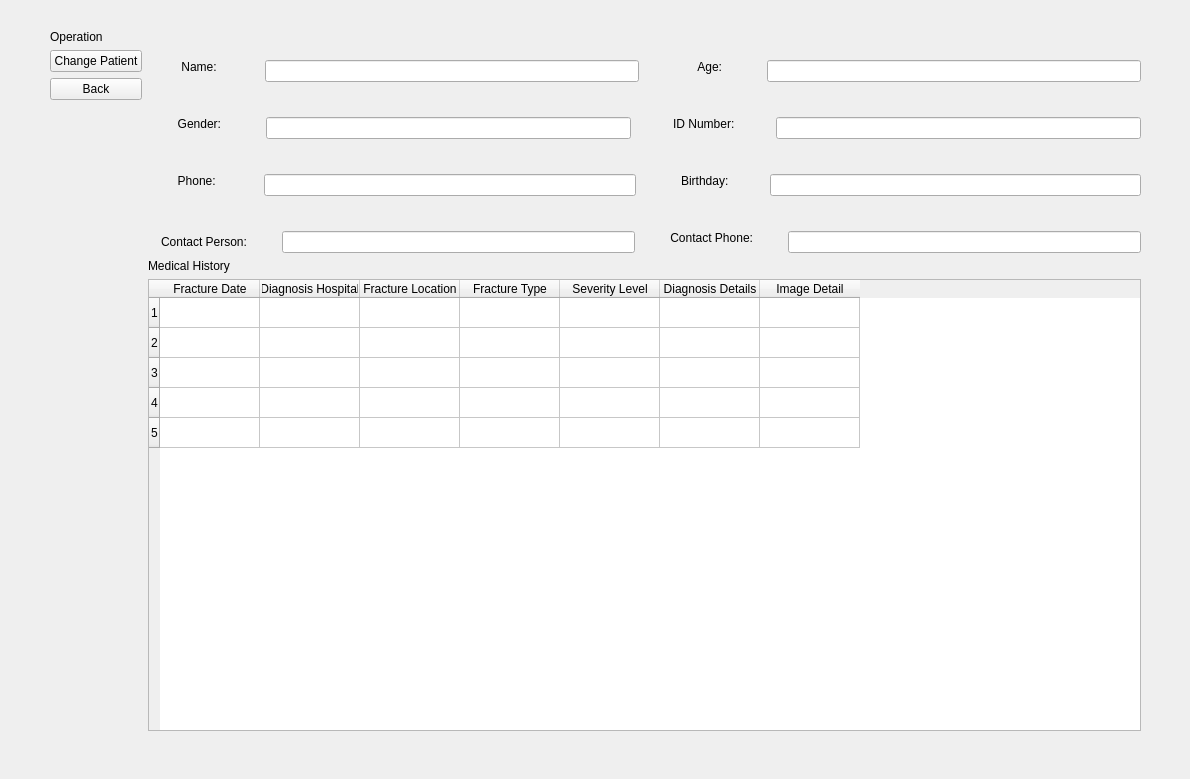
<ui version="4.0">
 <class>Form</class>
 <widget class="QWidget" name="Form">
  <property name="geometry">
   <rect>
    <x>0</x>
    <y>0</y>
    <width>1190</width>
    <height>779</height>
   </rect>
  </property>
  <property name="windowTitle">
   <string>Patient Management</string>
  </property>
  <widget class="QWidget" name="layoutWidget">
   <property name="geometry">
    <rect>
     <x>30</x>
     <y>30</y>
     <width>1141</width>
     <height>731</height>
    </rect>
   </property>
   <layout class="QHBoxLayout" name="mainLayout">
    <item>
     <layout class="QVBoxLayout" name="leftLayout">
      <property name="leftMargin">
       <number>20</number>
      </property>
      <item>
       <widget class="QLabel" name="label">
        <property name="text">
         <string>Operation</string>
        </property>
       </widget>
      </item>
      <item>
       <widget class="QPushButton" name="changeButton">
        <property name="text">
         <string>Change Patient</string>
        </property>
       </widget>
      </item>
      <item>
       <widget class="QPushButton" name="backButton">
        <property name="text">
         <string>Back</string>
        </property>
       </widget>
      </item>
      <item>
       <spacer name="verticalSpacer">
        <property name="orientation">
         <enum>Vertical</enum>
        </property>
        <property name="sizeHint" stdset="0">
         <size>
          <width>20</width>
          <height>40</height>
         </size>
        </property>
       </spacer>
      </item>
     </layout>
    </item>
    <item>
     <layout class="QVBoxLayout" name="rightLayout">
      <property name="rightMargin">
       <number>30</number>
      </property>
      <property name="bottomMargin">
       <number>30</number>
      </property>
      <item>
       <layout class="QHBoxLayout" name="personalInfoWrapperLayout">
        <property name="topMargin">
         <number>30</number>
        </property>
        <item>
         <widget class="QLabel" name="avatarLabel_2">
          <property name="text">
           <string/>
          </property>
          <property name="alignment">
           <set>Qt::AlignCenter</set>
          </property>
          <property name="fixedWidth" stdset="0">
           <number>300</number>
          </property>
          <property name="fixedHeight" stdset="0">
           <number>800</number>
          </property>
         </widget>
        </item>
        <item>
         <layout class="QVBoxLayout" name="personalInfoLayout">
          <property name="spacing">
           <number>35</number>
          </property>
          <item>
           <layout class="QHBoxLayout" name="personalInfoLayout_1">
            <item>
             <widget class="QLabel" name="label_1">
              <property name="text">
               <string>      Name:    </string>
              </property>
              <property name="alignment">
               <set>Qt::AlignRight</set>
              </property>
             </widget>
            </item>
            <item>
             <widget class="QLineEdit" name="nameLineEdit"/>
            </item>
            <item>
             <widget class="QLabel" name="label_2">
              <property name="text">
               <string>       Age:   </string>
              </property>
              <property name="alignment">
               <set>Qt::AlignRight</set>
              </property>
             </widget>
            </item>
            <item>
             <widget class="QLineEdit" name="ageLineEdit"/>
            </item>
           </layout>
          </item>
          <item>
           <layout class="QHBoxLayout" name="personalInfoLayout_2">
            <item>
             <widget class="QLabel" name="label_3">
              <property name="text">
               <string>     Gender:   </string>
              </property>
              <property name="alignment">
               <set>Qt::AlignRight</set>
              </property>
             </widget>
            </item>
            <item>
             <widget class="QLineEdit" name="genderLineEdit"/>
            </item>
            <item>
             <widget class="QLabel" name="label_4">
              <property name="text">
               <string>  ID Number:  </string>
              </property>
              <property name="alignment">
               <set>Qt::AlignRight</set>
              </property>
             </widget>
            </item>
            <item>
             <widget class="QLineEdit" name="idLineEdit"/>
            </item>
           </layout>
          </item>
          <item>
           <layout class="QHBoxLayout" name="personalInfoLayout_3">
            <item>
             <widget class="QLabel" name="label_5">
              <property name="text">
               <string>     Phone:    </string>
              </property>
              <property name="alignment">
               <set>Qt::AlignRight</set>
              </property>
             </widget>
            </item>
            <item>
             <widget class="QLineEdit" name="phoneLineEdit"/>
            </item>
            <item>
             <widget class="QLabel" name="label_6">
              <property name="text">
               <string>   Birthday:  </string>
              </property>
              <property name="alignment">
               <set>Qt::AlignRight</set>
              </property>
             </widget>
            </item>
            <item>
             <widget class="QLineEdit" name="birthdayLineEdit"/>
            </item>
           </layout>
          </item>
          <item>
           <layout class="QHBoxLayout" name="personalInfoLayout_4">
            <item>
             <widget class="QLabel" name="label_9">
              <property name="text">
               <string>Contact Person:</string>
              </property>
             </widget>
            </item>
            <item>
             <widget class="QLineEdit" name="contactPersonLineEdit"/>
            </item>
            <item>
             <widget class="QLabel" name="label_7">
              <property name="text">
               <string>Contact Phone:</string>
              </property>
              <property name="alignment">
               <set>Qt::AlignRight</set>
              </property>
             </widget>
            </item>
            <item>
             <widget class="QLineEdit" name="contactPhoneLineEdit"/>
            </item>
           </layout>
          </item>
         </layout>
        </item>
       </layout>
      </item>
      <item>
       <layout class="QHBoxLayout" name="medicalHistoryLayout">
        <item>
         <widget class="QLabel" name="label_8">
          <property name="text">
           <string>Medical History</string>
          </property>
         </widget>
        </item>
       </layout>
      </item>
      <item>
       <widget class="QTableWidget" name="medicalHistoryTable">
        <property name="rowCount">
         <number>5</number>
        </property>
        <property name="columnCount">
         <number>7</number>
        </property>
        <row/>
        <row/>
        <row/>
        <row/>
        <row/>
        <column>
         <property name="text">
          <string>Fracture Date</string>
         </property>
        </column>
        <column>
         <property name="text">
          <string>Diagnosis Hospital</string>
         </property>
        </column>
        <column>
         <property name="text">
          <string>Fracture Location</string>
         </property>
        </column>
        <column>
         <property name="text">
          <string>Fracture Type</string>
         </property>
        </column>
        <column>
         <property name="text">
          <string>Severity Level</string>
         </property>
        </column>
        <column>
         <property name="text">
          <string>Diagnosis Details</string>
         </property>
        </column>
        <column>
         <property name="text">
          <string>Image Detail</string>
         </property>
        </column>
       </widget>
      </item>
     </layout>
    </item>
   </layout>
  </widget>
 </widget>
 <resources/>
 <connections/>
</ui>
